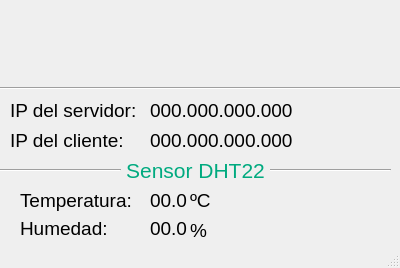
<?xml version="1.0" encoding="UTF-8"?>
<ui version="4.0">
 <class>MainWindow</class>
 <widget class="QMainWindow" name="MainWindow">
  <property name="geometry">
   <rect>
    <x>0</x>
    <y>0</y>
    <width>400</width>
    <height>268</height>
   </rect>
  </property>
  <property name="windowTitle">
   <string>  Sensor DHT22</string>
  </property>
  <widget class="QWidget" name="centralWidget">
   <widget class="QLabel" name="iplocal">
    <property name="geometry">
     <rect>
      <x>150</x>
      <y>100</y>
      <width>151</width>
      <height>21</height>
     </rect>
    </property>
    <property name="font">
     <font>
      <pointsize>14</pointsize>
     </font>
    </property>
    <property name="text">
     <string>000.000.000.000</string>
    </property>
   </widget>
   <widget class="QLabel" name="IP">
    <property name="geometry">
     <rect>
      <x>150</x>
      <y>130</y>
      <width>151</width>
      <height>21</height>
     </rect>
    </property>
    <property name="font">
     <font>
      <pointsize>14</pointsize>
     </font>
    </property>
    <property name="text">
     <string>000.000.000.000</string>
    </property>
   </widget>
   <widget class="QLabel" name="l1">
    <property name="geometry">
     <rect>
      <x>150</x>
      <y>190</y>
      <width>51</width>
      <height>21</height>
     </rect>
    </property>
    <property name="font">
     <font>
      <pointsize>14</pointsize>
     </font>
    </property>
    <property name="text">
     <string>00.0</string>
    </property>
   </widget>
   <widget class="QLabel" name="l2">
    <property name="geometry">
     <rect>
      <x>150</x>
      <y>220</y>
      <width>41</width>
      <height>16</height>
     </rect>
    </property>
    <property name="font">
     <font>
      <pointsize>14</pointsize>
     </font>
    </property>
    <property name="text">
     <string>00.0</string>
    </property>
   </widget>
   <widget class="QLabel" name="imagen">
    <property name="geometry">
     <rect>
      <x>70</x>
      <y>0</y>
      <width>251</width>
      <height>91</height>
     </rect>
    </property>
    <property name="styleSheet">
     <string notr="true">border-image: url(:/Futuro_Tecnologico.png);</string>
    </property>
    <property name="text">
     <string/>
    </property>
   </widget>
   <widget class="Line" name="line">
    <property name="geometry">
     <rect>
      <x>0</x>
      <y>80</y>
      <width>401</width>
      <height>16</height>
     </rect>
    </property>
    <property name="orientation">
     <enum>Qt::Horizontal</enum>
    </property>
   </widget>
   <widget class="QLabel" name="label">
    <property name="geometry">
     <rect>
      <x>10</x>
      <y>90</y>
      <width>131</width>
      <height>41</height>
     </rect>
    </property>
    <property name="font">
     <font>
      <pointsize>14</pointsize>
     </font>
    </property>
    <property name="text">
     <string>IP del servidor:</string>
    </property>
   </widget>
   <widget class="QLabel" name="label_2">
    <property name="geometry">
     <rect>
      <x>10</x>
      <y>120</y>
      <width>121</width>
      <height>41</height>
     </rect>
    </property>
    <property name="font">
     <font>
      <pointsize>14</pointsize>
     </font>
    </property>
    <property name="text">
     <string>IP del cliente:</string>
    </property>
   </widget>
   <widget class="QLabel" name="label_3">
    <property name="geometry">
     <rect>
      <x>0</x>
      <y>160</y>
      <width>391</width>
      <height>21</height>
     </rect>
    </property>
    <property name="palette">
     <palette>
      <active>
       <colorrole role="WindowText">
        <brush brushstyle="SolidPattern">
         <color alpha="255">
          <red>0</red>
          <green>170</green>
          <blue>127</blue>
         </color>
        </brush>
       </colorrole>
      </active>
      <inactive>
       <colorrole role="WindowText">
        <brush brushstyle="SolidPattern">
         <color alpha="255">
          <red>0</red>
          <green>170</green>
          <blue>127</blue>
         </color>
        </brush>
       </colorrole>
      </inactive>
      <disabled>
       <colorrole role="WindowText">
        <brush brushstyle="SolidPattern">
         <color alpha="255">
          <red>120</red>
          <green>120</green>
          <blue>120</blue>
         </color>
        </brush>
       </colorrole>
      </disabled>
     </palette>
    </property>
    <property name="font">
     <font>
      <pointsize>16</pointsize>
     </font>
    </property>
    <property name="text">
     <string>Sensor DHT22</string>
    </property>
    <property name="alignment">
     <set>Qt::AlignCenter</set>
    </property>
   </widget>
   <widget class="QLabel" name="label_4">
    <property name="geometry">
     <rect>
      <x>20</x>
      <y>190</y>
      <width>141</width>
      <height>21</height>
     </rect>
    </property>
    <property name="font">
     <font>
      <pointsize>14</pointsize>
     </font>
    </property>
    <property name="text">
     <string>Temperatura:</string>
    </property>
   </widget>
   <widget class="QLabel" name="label_5">
    <property name="geometry">
     <rect>
      <x>20</x>
      <y>220</y>
      <width>101</width>
      <height>16</height>
     </rect>
    </property>
    <property name="font">
     <font>
      <pointsize>14</pointsize>
     </font>
    </property>
    <property name="text">
     <string>Humedad:</string>
    </property>
   </widget>
   <widget class="QLabel" name="label_6">
    <property name="geometry">
     <rect>
      <x>190</x>
      <y>190</y>
      <width>41</width>
      <height>21</height>
     </rect>
    </property>
    <property name="font">
     <font>
      <pointsize>14</pointsize>
     </font>
    </property>
    <property name="text">
     <string>ºC</string>
    </property>
   </widget>
   <widget class="QLabel" name="label_7">
    <property name="geometry">
     <rect>
      <x>190</x>
      <y>220</y>
      <width>41</width>
      <height>21</height>
     </rect>
    </property>
    <property name="font">
     <font>
      <pointsize>14</pointsize>
     </font>
    </property>
    <property name="text">
     <string>%</string>
    </property>
   </widget>
   <widget class="Line" name="line_2">
    <property name="geometry">
     <rect>
      <x>0</x>
      <y>160</y>
      <width>121</width>
      <height>20</height>
     </rect>
    </property>
    <property name="orientation">
     <enum>Qt::Horizontal</enum>
    </property>
   </widget>
   <widget class="Line" name="line_3">
    <property name="geometry">
     <rect>
      <x>270</x>
      <y>160</y>
      <width>121</width>
      <height>20</height>
     </rect>
    </property>
    <property name="orientation">
     <enum>Qt::Horizontal</enum>
    </property>
   </widget>
   <widget class="QLabel" name="label_8">
    <property name="geometry">
     <rect>
      <x>300</x>
      <y>180</y>
      <width>71</width>
      <height>61</height>
     </rect>
    </property>
    <property name="styleSheet">
     <string notr="true">border-image: url(:/Qt.png);</string>
    </property>
    <property name="text">
     <string/>
    </property>
   </widget>
  </widget>
  <widget class="QMenuBar" name="menuBar">
   <property name="geometry">
    <rect>
     <x>0</x>
     <y>0</y>
     <width>400</width>
     <height>21</height>
    </rect>
   </property>
  </widget>
  <widget class="QStatusBar" name="statusBar"/>
 </widget>
 <layoutdefault spacing="6" margin="11"/>
 <resources/>
 <connections/>
</ui>
